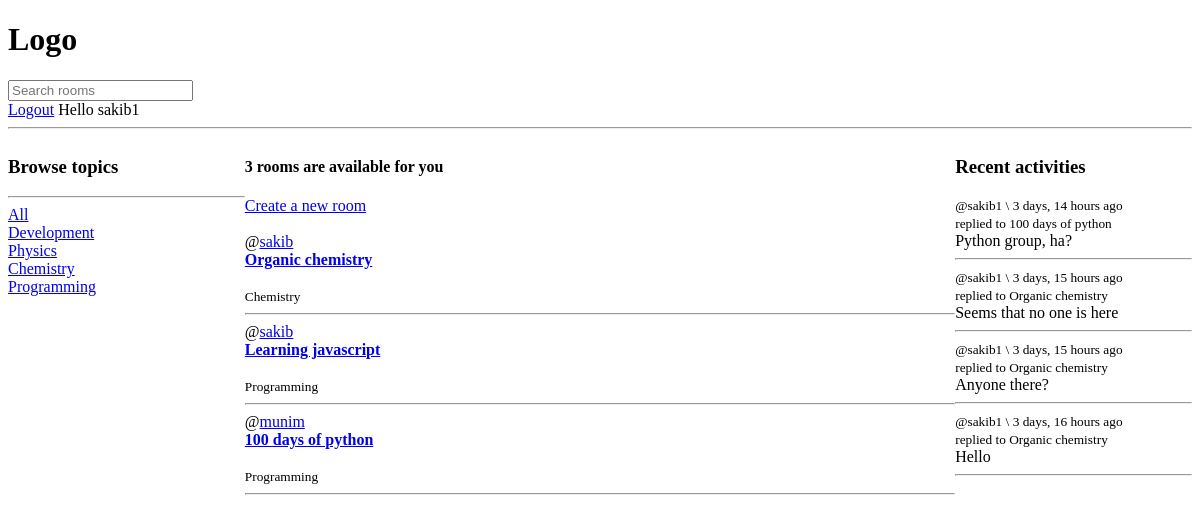
The app's page / (signed in), older data.
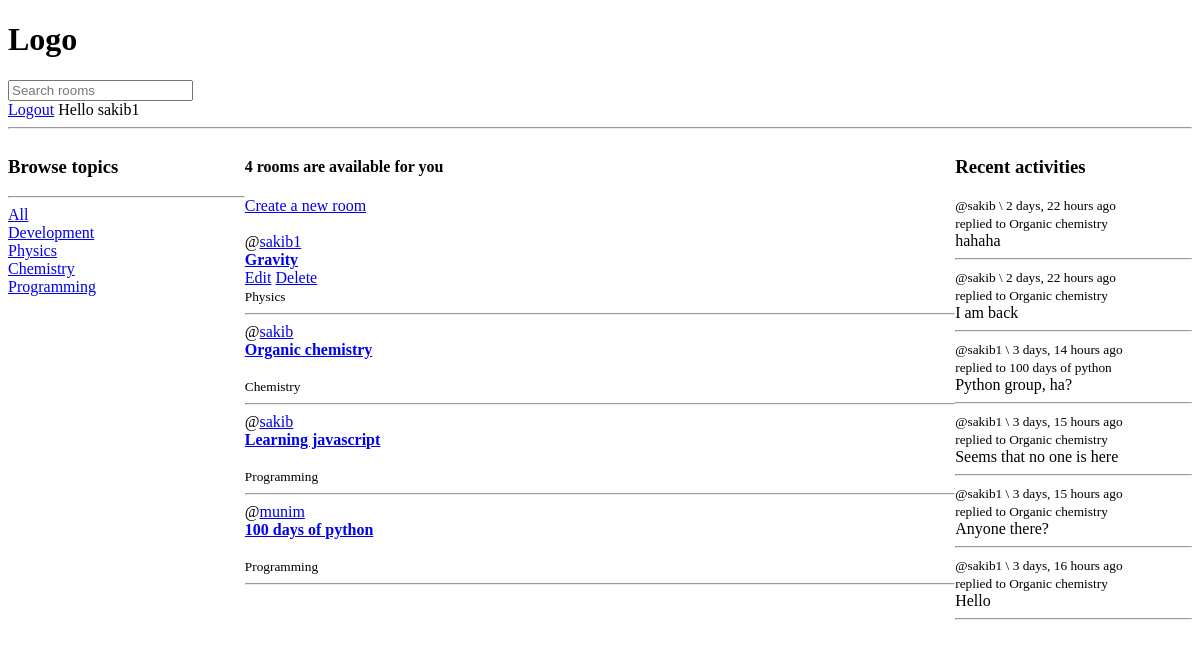
The same page, newer data.
### base/models.py (models this page shows, shortened)
class Topic(models.Model):
    name = models.CharField(max_length=200)

class Room(models.Model):
    host = models.ForeignKey(User, on_delete=models.SET_NULL, null=True)
    topic = models.ForeignKey(Topic, on_delete=models.SET_NULL, null=True)
    name = models.CharField(max_length=200)
    description = models.TextField(null = True, blank = True)
    participants = models.ManyToManyField(User, related_name='participants', blank=True)
    updated = models.DateTimeField(auto_now=True)
    created = models.DateTimeField(auto_now_add=True)
    class Meta:
        ordering = ['-created']
    def __str__(self):
        return self.name

class Message(models.Model):
    user = models.ForeignKey(User, on_delete=models.CASCADE)
    room = models.ForeignKey(Room, on_delete=models.CASCADE)
    body = models.TextField(blank = False)
    updated = models.DateTimeField(auto_now=True)
    created = models.DateTimeField(auto_now_add=True)
    def __str__(self):
        return self.body[0:50]

### base/views.py (the view)
# urls.py: path('', home, name='home'),
@login_required(login_url='login')
def home(request):
    q = request.GET.get('q') if request.GET.get('q') != None else ''
    rooms = Room.objects.filter(Q(topic__name__icontains = q) |
                                Q(name__icontains = q) |
                                Q(host__username__icontains = q) |
                                Q(description__icontains = q))
    topics = Topic.objects.all()
    room_count = rooms.count()
    msgs = Message.objects.filter(Q(room__name__icontains=q) | Q(room__topic__name__icontains=q)).order_by('-created')
    context = {'rooms':rooms, 'topics':topics, 'room_count':room_count, 'msgs':msgs}
    return render(request, 'base/home.html', context)

### base/templates/base/home.html
{% extends "base/main.html" %}
{% block content %}
    {% if room_count > 1 %}
        <h4>{{room_count}} rooms are available for you</h4>
    {% elif room_count == 0 %}
        <h4>No room is available for you</h4>
    {% else %}
        <h4>Only one room is available for you</h4>
    {% endif %}
    <a href="{% url 'create_room' %}">Create a new room</a>
    <br>
    <br>
        {% for room in rooms %}
            @<a href="{% url 'profile' room.host.id %}">{{room.host.username}}</a><br>
            <strong><a href="{% url 'room' room.id %}">{{room.name}}</a></strong>
            <br>
            {% if request.user == room.host %}
                <a href="{% url 'update_room' room.id %}">Edit</a>
                <a href="{% url 'delete_room' room.id %}">Delete</a>
            {% endif %}
            <br>
            <small>{{room.topic.name}}</small>
            <hr>
        {% endfor %}
{% endblock content %}

### base/templates/base/topics.html
{% if request.user.is_authenticated %}
    <h3>Browse topics</h3>
    <hr>
        <div>
            <a href="{% url 'home' %}">All</a>
            <br>
        </div>
    {% for topic in topics %}
        <div>
            <a href="{% url 'home' %}?q={{topic.name}}">{{topic.name}}</a>
            <br>
        </div>
    {% endfor %}
{% endif %}

### base/templates/base/activities.html
{% if request.user.is_authenticated %}
    <h3>Recent activities</h3>
    {% for msg in msgs %}
        <small>@{{msg.user}} \ {{msg.created | timesince}} ago</small><br>
        <small>replied to {{msg.room}}</small>
        <div>{{msg}}</div>
        <hr>
    {% endfor %}
{% endif %}

Row changes from the older to the newer data that the page shows:
added Room: host.username "sakib1", name "Gravity", shows "Edit", topic.name "Physics"
added Message: user "sakib", created "2 days, 22 hours", room "Organic chemistry", body "hahaha"
added Message: user "sakib", created "2 days, 22 hours", room "Organic chemistry", body "I am back"
Text that changed along with them:
{{ room_count }}: "3" → "4"
